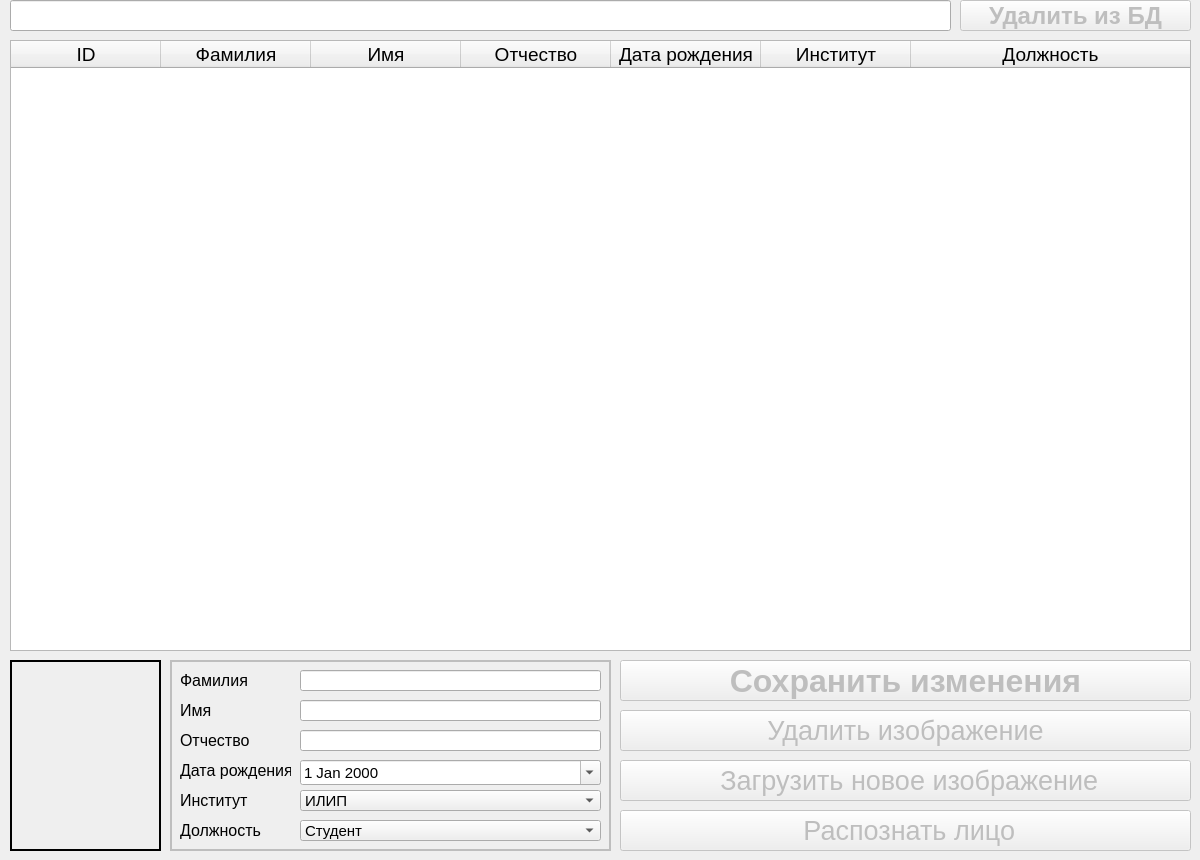
    <widget class="QWidget" name="page_2">
     <widget class="QPushButton" name="DeleteFromDb_Tab2">
      <property name="enabled">
       <bool>false</bool>
      </property>
      <property name="geometry">
       <rect>
        <x>960</x>
        <y>0</y>
        <width>231</width>
        <height>31</height>
       </rect>
      </property>
      <property name="font">
       <font>
        <family>Arial</family>
        <pointsize>18</pointsize>
        <weight>75</weight>
        <bold>true</bold>
       </font>
      </property>
      <property name="text">
       <string>Удалить из БД</string>
      </property>
      <property name="icon">
       <iconset resource="newresourse_rc_rc.qrc">
        <normaloff>:/prefix/icons/delete.png</normaloff>:/prefix/icons/delete.png</iconset>
      </property>
      <property name="iconSize">
       <size>
        <width>22</width>
        <height>22</height>
       </size>
      </property>
     </widget>
     <widget class="QLineEdit" name="Search_Tab2">
      <property name="geometry">
       <rect>
        <x>10</x>
        <y>0</y>
        <width>941</width>
        <height>31</height>
       </rect>
      </property>
     </widget>
     <widget class="QLabel" name="label">
      <property name="enabled">
       <bool>false</bool>
      </property>
      <property name="geometry">
       <rect>
        <x>170</x>
        <y>660</y>
        <width>441</width>
        <height>191</height>
       </rect>
      </property>
      <property name="frameShape">
       <enum>QFrame::Box</enum>
      </property>
      <property name="lineWidth">
       <number>2</number>
      </property>
      <property name="text">
       <string/>
      </property>
     </widget>
     <widget class="QPushButton" name="Recognize_Tab2">
      <property name="enabled">
       <bool>false</bool>
      </property>
      <property name="geometry">
       <rect>
        <x>620</x>
        <y>810</y>
        <width>571</width>
        <height>41</height>
       </rect>
      </property>
      <property name="font">
       <font>
        <family>Arial</family>
        <pointsize>20</pointsize>
        <weight>50</weight>
        <bold>false</bold>
       </font>
      </property>
      <property name="styleSheet">
       <string notr="true">div {
    background: #007E3E; /* Цвет фона */
    color: #fff; /* Цвет текста */
    padding: 10px; /* Поля вокруг текста */
    border-radius: 5px; /* Уголки */
   }</string>
      </property>
      <property name="text">
       <string> Распознать лицо</string>
      </property>
      <property name="icon">
       <iconset resource="newresourse_rc_rc.qrc">
        <normaloff>:/prefix/icons/search.png</normaloff>:/prefix/icons/search.png</iconset>
      </property>
      <property name="iconSize">
       <size>
        <width>22</width>
        <height>22</height>
       </size>
      </property>
     </widget>
     <widget class="QPushButton" name="DeletePhoto_Tab2">
      <property name="enabled">
       <bool>false</bool>
      </property>
      <property name="geometry">
       <rect>
        <x>620</x>
        <y>710</y>
        <width>571</width>
        <height>41</height>
       </rect>
      </property>
      <property name="font">
       <font>
        <family>Arial</family>
        <pointsize>20</pointsize>
       </font>
      </property>
      <property name="text">
       <string>Удалить изображение</string>
      </property>
      <property name="icon">
       <iconset resource="newresourse_rc_rc.qrc">
        <normaloff>:/prefix/icons/delete.png</normaloff>:/prefix/icons/delete.png</iconset>
      </property>
      <property name="iconSize">
       <size>
        <width>22</width>
        <height>22</height>
       </size>
      </property>
     </widget>
     <widget class="QLineEdit" name="Surname_Tab2">
      <property name="geometry">
       <rect>
        <x>300</x>
        <y>670</y>
        <width>301</width>
        <height>21</height>
       </rect>
      </property>
      <property name="font">
       <font>
        <family>Arial</family>
        <pointsize>11</pointsize>
       </font>
      </property>
      <property name="inputMask">
       <string>aaaaaaaaaaaaaaaaaaaaaaaaaaaaaaaaaaaaaaaa</string>
      </property>
     </widget>
     <widget class="QLabel" name="PhotoBox_Tab2">
      <property name="geometry">
       <rect>
        <x>10</x>
        <y>660</y>
        <width>151</width>
        <height>191</height>
       </rect>
      </property>
      <property name="frameShape">
       <enum>QFrame::Panel</enum>
      </property>
      <property name="lineWidth">
       <number>2</number>
      </property>
      <property name="text">
       <string/>
      </property>
     </widget>
     <widget class="QPushButton" name="SaveChanges_Tab2">
      <property name="enabled">
       <bool>false</bool>
      </property>
      <property name="geometry">
       <rect>
        <x>620</x>
        <y>660</y>
        <width>571</width>
        <height>41</height>
       </rect>
      </property>
      <property name="font">
       <font>
        <family>Arial</family>
        <pointsize>24</pointsize>
        <weight>75</weight>
        <bold>true</bold>
       </font>
      </property>
      <property name="styleSheet">
       <string notr="true">div {
    background: #007E3E; /* Цвет фона */
    color: #fff; /* Цвет текста */
    padding: 10px; /* Поля вокруг текста */
    border-radius: 5px; /* Уголки */
   }</string>
      </property>
      <property name="text">
       <string>Сохранить изменения</string>
      </property>
      <property name="icon">
       <iconset resource="newresourse_rc_rc.qrc">
        <normaloff>:/prefix/icons/Artboard_73-512.png</normaloff>:/prefix/icons/Artboard_73-512.png</iconset>
      </property>
      <property name="iconSize">
       <size>
        <width>30</width>
        <height>30</height>
       </size>
      </property>
     </widget>
     <widget class="QPushButton" name="UploadPhoto_Tab2">
      <property name="enabled">
       <bool>false</bool>
      </property>
      <property name="geometry">
       <rect>
        <x>620</x>
        <y>760</y>
        <width>571</width>
        <height>41</height>
       </rect>
      </property>
      <property name="font">
       <font>
        <family>Arial</family>
        <pointsize>20</pointsize>
        <weight>50</weight>
        <bold>false</bold>
       </font>
      </property>
      <property name="cursor">
       <cursorShape>ArrowCursor</cursorShape>
      </property>
      <property name="focusPolicy">
       <enum>Qt::NoFocus</enum>
      </property>
      <property name="styleSheet">
       <string notr="true"/>
      </property>
      <property name="text">
       <string> Загрузить новое изображение</string>
      </property>
      <property name="icon">
       <iconset resource="newresourse_rc_rc.qrc">
        <normaloff>:/prefix/icons/down-arrow-on-horizontal-line.png</normaloff>:/prefix/icons/down-arrow-on-horizontal-line.png</iconset>
      </property>
      <property name="iconSize">
       <size>
        <width>20</width>
        <height>20</height>
       </size>
      </property>
     </widget>
     <widget class="QLabel" name="Post_Label_Tab2">
      <property name="geometry">
       <rect>
        <x>180</x>
        <y>820</y>
        <width>91</width>
        <height>21</height>
       </rect>
      </property>
      <property name="font">
       <font>
        <family>Arial</family>
        <pointsize>12</pointsize>
       </font>
      </property>
      <property name="frameShape">
       <enum>QFrame::NoFrame</enum>
      </property>
      <property name="text">
       <string>Должность</string>
      </property>
     </widget>
     <widget class="QLabel" name="Midname_Label_Tab2">
      <property name="geometry">
       <rect>
        <x>180</x>
        <y>730</y>
        <width>91</width>
        <height>21</height>
       </rect>
      </property>
      <property name="font">
       <font>
        <family>Arial</family>
        <pointsize>12</pointsize>
       </font>
      </property>
      <property name="frameShape">
       <enum>QFrame::NoFrame</enum>
      </property>
      <property name="text">
       <string>Отчество</string>
      </property>
     </widget>
     <widget class="QLabel" name="Name_Label_Tab2">
      <property name="geometry">
       <rect>
        <x>180</x>
        <y>700</y>
        <width>91</width>
        <height>21</height>
       </rect>
      </property>
      <property name="font">
       <font>
        <family>Arial</family>
        <pointsize>12</pointsize>
       </font>
      </property>
      <property name="frameShape">
       <enum>QFrame::NoFrame</enum>
      </property>
      <property name="text">
       <string>Имя</string>
      </property>
     </widget>
     <widget class="QComboBox" name="Post_Tab2">
      <property name="geometry">
       <rect>
        <x>300</x>
        <y>820</y>
        <width>301</width>
        <height>21</height>
       </rect>
      </property>
      <property name="font">
       <font>
        <family>Arial</family>
        <pointsize>11</pointsize>
       </font>
      </property>
      <item>
       <property name="text">
        <string>Студент</string>
       </property>
      </item>
      <item>
       <property name="text">
        <string>Аспирант</string>
       </property>
      </item>
      <item>
       <property name="text">
        <string>Бухгалтер</string>
       </property>
      </item>
      <item>
       <property name="text">
        <string>Ректор</string>
       </property>
      </item>
      <item>
       <property name="text">
        <string>Заведующий кафедры</string>
       </property>
      </item>
      <item>
       <property name="text">
        <string>Преподаватель</string>
       </property>
      </item>
      <item>
       <property name="text">
        <string>Проректор</string>
       </property>
      </item>
      <item>
       <property name="text">
        <string>Доцент</string>
       </property>
      </item>
      <item>
       <property name="text">
        <string>Ст. преподаватель</string>
       </property>
      </item>
      <item>
       <property name="text">
        <string>Уборщик</string>
       </property>
      </item>
      <item>
       <property name="text">
        <string>Техник</string>
       </property>
      </item>
      <item>
       <property name="text">
        <string>Инженер</string>
       </property>
      </item>
     </widget>
     <widget class="QComboBox" name="Institute_Tab2">
      <property name="geometry">
       <rect>
        <x>300</x>
        <y>790</y>
        <width>301</width>
        <height>21</height>
       </rect>
      </property>
      <property name="font">
       <font>
        <family>Arial</family>
        <pointsize>11</pointsize>
       </font>
      </property>
      <item>
       <property name="text">
        <string>ИЛИП</string>
       </property>
      </item>
      <item>
       <property name="text">
        <string>ИЛАС</string>
       </property>
      </item>
      <item>
       <property name="text">
        <string>ИТМИТЛ</string>
       </property>
      </item>
      <item>
       <property name="text">
        <string>ИХПБ</string>
       </property>
      </item>
      <item>
       <property name="text">
        <string>ИУИЭЛС</string>
       </property>
      </item>
     </widget>
     <widget class="QLineEdit" name="Name_Tab2">
      <property name="geometry">
       <rect>
        <x>300</x>
        <y>700</y>
        <width>301</width>
        <height>21</height>
       </rect>
      </property>
      <property name="font">
       <font>
        <family>Arial</family>
        <pointsize>11</pointsize>
       </font>
      </property>
      <property name="inputMask">
       <string>aaaaaaaaaaaaaaaaaaaaaaaaaaaaaaaaaaaaaaaa</string>
      </property>
      <property name="text">
       <string/>
      </property>
     </widget>
     <widget class="QLabel" name="Institute_Label_Tab2">
      <property name="geometry">
       <rect>
        <x>180</x>
        <y>790</y>
        <width>81</width>
        <height>21</height>
       </rect>
      </property>
      <property name="font">
       <font>
        <family>Arial</family>
        <pointsize>12</pointsize>
       </font>
      </property>
      <property name="frameShape">
       <enum>QFrame::NoFrame</enum>
      </property>
      <property name="text">
       <string>Институт</string>
      </property>
     </widget>
     <widget class="QLineEdit" name="Midname_Tab2">
      <property name="geometry">
       <rect>
        <x>300</x>
        <y>730</y>
        <width>301</width>
        <height>21</height>
       </rect>
      </property>
      <property name="font">
       <font>
        <family>Arial</family>
        <pointsize>11</pointsize>
       </font>
      </property>
      <property name="inputMask">
       <string>aaaaaaaaaaaaaaaaaaaaaaaaaaaaaaaaaaaaaaaa</string>
      </property>
     </widget>
     <widget class="QLabel" name="Date_Label_Tab2">
      <property name="geometry">
       <rect>
        <x>180</x>
        <y>760</y>
        <width>111</width>
        <height>21</height>
       </rect>
      </property>
      <property name="font">
       <font>
        <family>Arial</family>
        <pointsize>12</pointsize>
        <weight>50</weight>
        <bold>false</bold>
       </font>
      </property>
      <property name="frameShape">
       <enum>QFrame::NoFrame</enum>
      </property>
      <property name="text">
       <string>Дата рождения</string>
      </property>
     </widget>
     <widget class="QLabel" name="Surname_Label_Tab2">
      <property name="geometry">
       <rect>
        <x>180</x>
        <y>670</y>
        <width>91</width>
        <height>21</height>
       </rect>
      </property>
      <property name="font">
       <font>
        <family>Arial</family>
        <pointsize>12</pointsize>
       </font>
      </property>
      <property name="frameShape">
       <enum>QFrame::NoFrame</enum>
      </property>
      <property name="text">
       <string>Фамилия</string>
      </property>
     </widget>
     <widget class="QTableWidget" name="Table_Tab2">
      <property name="geometry">
       <rect>
        <x>10</x>
        <y>40</y>
        <width>1181</width>
        <height>611</height>
       </rect>
      </property>
      <property name="sizePolicy">
       <sizepolicy hsizetype="Expanding" vsizetype="Expanding">
        <horstretch>0</horstretch>
        <verstretch>0</verstretch>
       </sizepolicy>
      </property>
      <property name="font">
       <font>
        <family>Arial</family>
        <pointsize>14</pointsize>
       </font>
      </property>
      <property name="lineWidth">
       <number>1</number>
      </property>
      <property name="sizeAdjustPolicy">
       <enum>QAbstractScrollArea::AdjustToContents</enum>
      </property>
      <property name="editTriggers">
       <set>QAbstractItemView::NoEditTriggers</set>
      </property>
      <property name="alternatingRowColors">
       <bool>false</bool>
      </property>
      <property name="selectionMode">
       <enum>QAbstractItemView::ExtendedSelection</enum>
      </property>
      <property name="selectionBehavior">
       <enum>QAbstractItemView::SelectItems</enum>
      </property>
      <property name="showGrid">
       <bool>true</bool>
      </property>
      <property name="gridStyle">
       <enum>Qt::SolidLine</enum>
      </property>
      <property name="sortingEnabled">
       <bool>true</bool>
      </property>
      <property name="rowCount">
       <number>0</number>
      </property>
      <property name="columnCount">
       <number>7</number>
      </property>
      <attribute name="horizontalHeaderCascadingSectionResizes">
       <bool>false</bool>
      </attribute>
      <attribute name="horizontalHeaderDefaultSectionSize">
       <number>150</number>
      </attribute>
      <attribute name="horizontalHeaderHighlightSections">
       <bool>false</bool>
      </attribute>
      <attribute name="horizontalHeaderMinimumSectionSize">
       <number>100</number>
      </attribute>
      <attribute name="horizontalHeaderShowSortIndicator" stdset="0">
       <bool>true</bool>
      </attribute>
      <attribute name="horizontalHeaderStretchLastSection">
       <bool>true</bool>
      </attribute>
      <column>
       <property name="text">
        <string>ID</string>
       </property>
      </column>
      <column>
       <property name="text">
        <string>Фамилия</string>
       </property>
       <property name="font">
        <font>
         <weight>50</weight>
         <bold>false</bold>
        </font>
       </property>
      </column>
      <column>
       <property name="text">
        <string>Имя</string>
       </property>
      </column>
      <column>
       <property name="text">
        <string>Отчество</string>
       </property>
      </column>
      <column>
       <property name="text">
        <string>Дата рождения</string>
       </property>
       <property name="textAlignment">
        <set>AlignCenter</set>
       </property>
      </column>
      <column>
       <property name="text">
        <string>Институт</string>
       </property>
       <property name="font">
        <font>
         <weight>50</weight>
         <bold>false</bold>
        </font>
       </property>
       <property name="textAlignment">
        <set>AlignCenter</set>
       </property>
       <property name="foreground">
        <brush brushstyle="SolidPattern">
         <color alpha="255">
          <red>0</red>
          <green>0</green>
          <blue>0</blue>
         </color>
        </brush>
       </property>
      </column>
      <column>
       <property name="text">
        <string>Должность</string>
       </property>
       <property name="font">
        <font>
         <weight>50</weight>
         <bold>false</bold>
        </font>
       </property>
       <property name="textAlignment">
        <set>AlignCenter</set>
       </property>
      </column>
     </widget>
     <widget class="QDateEdit" name="Date_Tab2">
      <property name="geometry">
       <rect>
        <x>300</x>
        <y>760</y>
        <width>301</width>
        <height>25</height>
       </rect>
      </property>
      <property name="font">
       <font>
        <family>Arial</family>
        <pointsize>11</pointsize>
       </font>
      </property>
      <property name="focusPolicy">
       <enum>Qt::TabFocus</enum>
      </property>
      <property name="minimumDateTime">
       <datetime>
        <hour>0</hour>
        <minute>0</minute>
        <second>0</second>
        <year>1900</year>
        <month>1</month>
        <day>1</day>
       </datetime>
      </property>
      <property name="calendarPopup">
       <bool>true</bool>
      </property>
     </widget>
    </widget>
